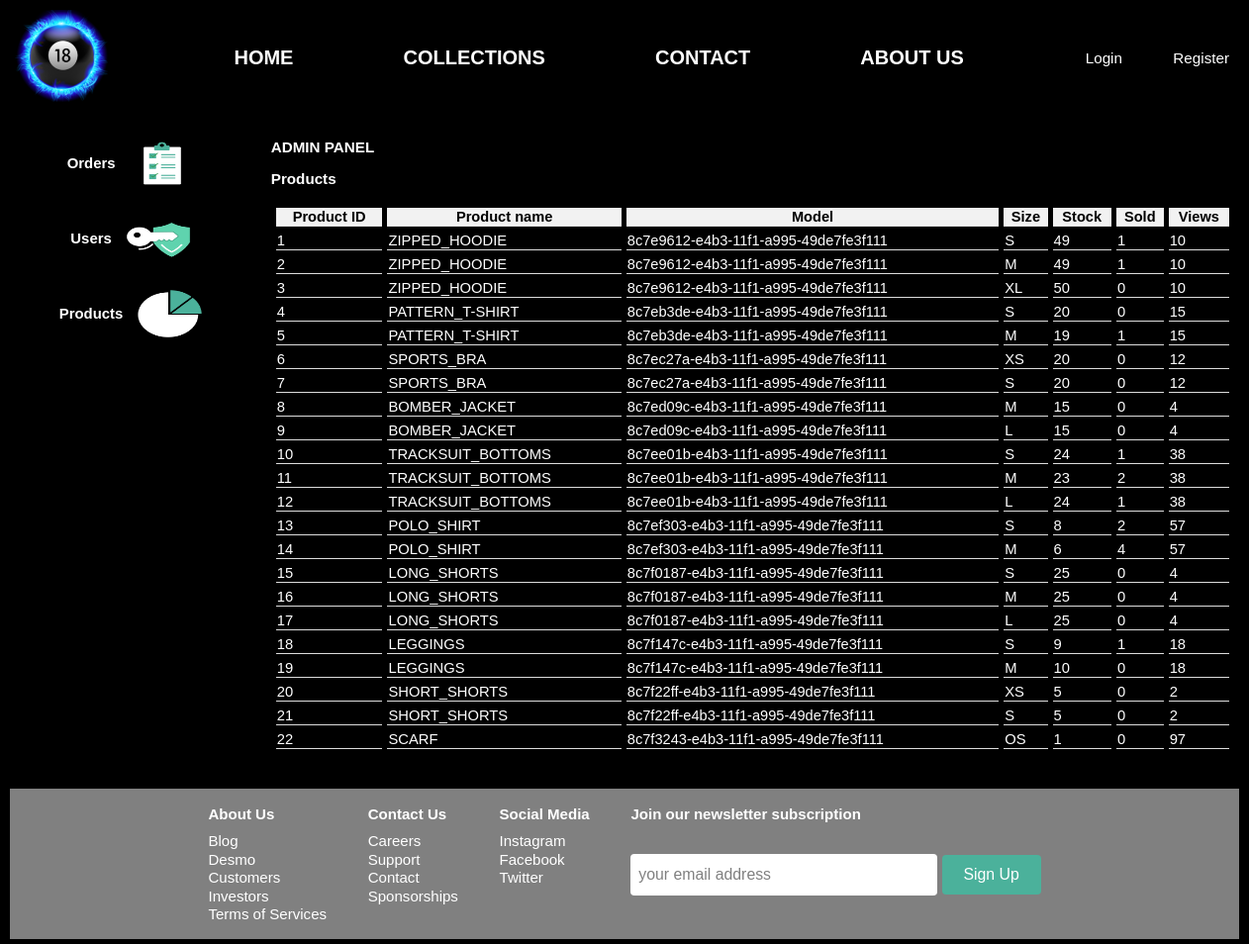
Page /admin/admin.php?admin_tab=products (signed in) on the earlier database version.
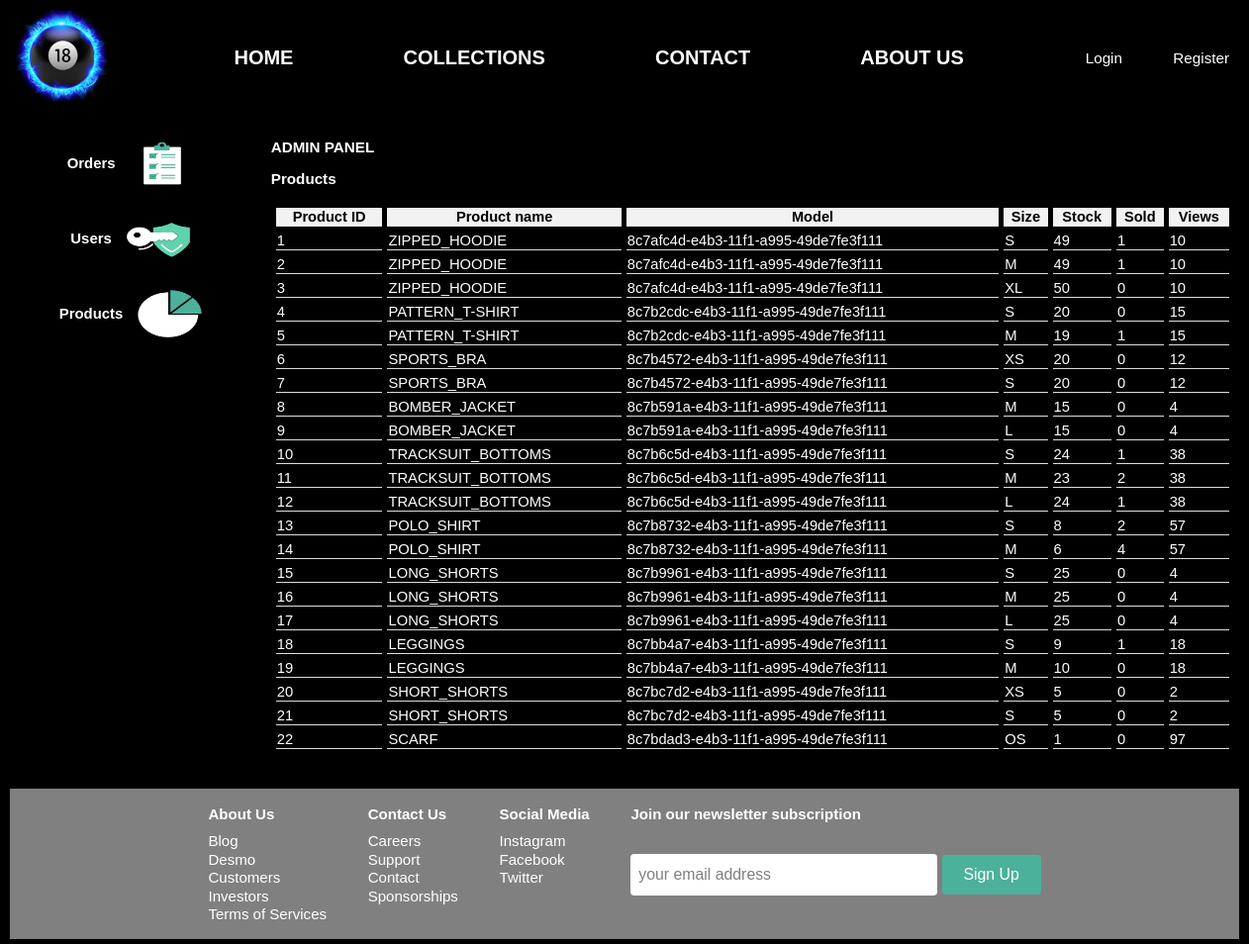
Same page on the later database version.
### tables this page shows
CREATE TABLE products (
    pid SMALLINT UNSIGNED NOT NULL AUTO_INCREMENT,
    model VARCHAR(48) NOT NULL,
    name VARCHAR(128) NOT NULL,
    category VARCHAR(32) NOT NULL,
    color VARCHAR(32),
    size CHAR(3) NOT NULL,                               
    gender CHAR(1) NOT NULL,                             
    price DOUBLE NOT NULL,
    stock INT DEFAULT 0,
    views INT DEFAULT 0,
    bought_all_time BIGINT DEFAULT 0,
    avg_rating DOUBLE DEFAULT 0,
    description TEXT,
    date_time DATETIME DEFAULT NOW(),
    PRIMARY KEY(pid)
);

### admin/scripts/products.php (the view, shortened to what this page needs)
<?php
    $query = "SELECT pid, name, model, size, stock, bought_all_time, views FROM products ORDER BY ";
    if(!isset($_GET['products_sort']))
        $query .=  "pid";
    $sth = $db->prepare($query);
    $sth->execute();
    $products = $sth->fetchAll();
    echo "<table><tr>";
    $headings = array("Product ID", "Product name", "Model", "Size", "Stock", "Sold", "Views");
    $columns = array("pid", "name", "model", "size", "stock", "sold", "views");
    for($i=0;$i<count($headings);$i++)
    {
        echo "<th><a href=\"admin.php?admin_tab=products&products_sort=" . $columns[$i] . "\">" . $headings[$i];
        echo "</a></th>";
    }
    echo "</tr>";
    foreach($products as $tmp)
    {
            echo "<tr>";
            echo "<td>" . $tmp['pid'] . "</td>";
            echo "<td>" . $tmp['name'] . "</td>";
            echo "<td><a href=\"/product/product.php?model=" . $tmp['model'] . "&size=" . $tmp['size'] . "\">" . $tmp['model'] . "</a></td>";
            echo "<td>" . $tmp['size'] . "</td>";
            echo "<td>" . ($tmp['stock'] ? $tmp['stock'] : "Out-of-stock") . "</td>";
            echo "<td>" . $tmp['bought_all_time'] . "</td>";
            echo "<td>" . $tmp['views'] . "</td>";
        echo "</tr>";
    }
    echo "</table>";
?>

Differences in the rows shown:
changed products id 1: model "8c7e9612-e4b3-11f1-a995-49de7fe3f111" → "8c7afc4d-e4b3-11f1-a995-49de7fe3f111"
changed products id 2: model "8c7e9612-e4b3-11f1-a995-49de7fe3f111" → "8c7afc4d-e4b3-11f1-a995-49de7fe3f111"
changed products "XL": model "8c7e9612-e4b3-11f1-a995-49de7fe3f111" → "8c7afc4d-e4b3-11f1-a995-49de7fe3f111"
changed products id 4: model "8c7eb3de-e4b3-11f1-a995-49de7fe3f111" → "8c7b2cdc-e4b3-11f1-a995-49de7fe3f111"
changed products id 5: model "8c7eb3de-e4b3-11f1-a995-49de7fe3f111" → "8c7b2cdc-e4b3-11f1-a995-49de7fe3f111"
changed products id 6: model "8c7ec27a-e4b3-11f1-a995-49de7fe3f111" → "8c7b4572-e4b3-11f1-a995-49de7fe3f111"
changed products id 7: model "8c7ec27a-e4b3-11f1-a995-49de7fe3f111" → "8c7b4572-e4b3-11f1-a995-49de7fe3f111"
changed products id 8: model "8c7ed09c-e4b3-11f1-a995-49de7fe3f111" → "8c7b591a-e4b3-11f1-a995-49de7fe3f111"
changed products id 9: model "8c7ed09c-e4b3-11f1-a995-49de7fe3f111" → "8c7b591a-e4b3-11f1-a995-49de7fe3f111"
changed products id 10: model "8c7ee01b-e4b3-11f1-a995-49de7fe3f111" → "8c7b6c5d-e4b3-11f1-a995-49de7fe3f111"
changed products id 11: model "8c7ee01b-e4b3-11f1-a995-49de7fe3f111" → "8c7b6c5d-e4b3-11f1-a995-49de7fe3f111"
changed products id 12: model "8c7ee01b-e4b3-11f1-a995-49de7fe3f111" → "8c7b6c5d-e4b3-11f1-a995-49de7fe3f111"
changed products id 13: model "8c7ef303-e4b3-11f1-a995-49de7fe3f111" → "8c7b8732-e4b3-11f1-a995-49de7fe3f111"
changed products id 14: model "8c7ef303-e4b3-11f1-a995-49de7fe3f111" → "8c7b8732-e4b3-11f1-a995-49de7fe3f111"
changed products id 15: model "8c7f0187-e4b3-11f1-a995-49de7fe3f111" → "8c7b9961-e4b3-11f1-a995-49de7fe3f111"
changed products id 16: model "8c7f0187-e4b3-11f1-a995-49de7fe3f111" → "8c7b9961-e4b3-11f1-a995-49de7fe3f111"
changed products id 17: model "8c7f0187-e4b3-11f1-a995-49de7fe3f111" → "8c7b9961-e4b3-11f1-a995-49de7fe3f111"
changed products id 18: model "8c7f147c-e4b3-11f1-a995-49de7fe3f111" → "8c7bb4a7-e4b3-11f1-a995-49de7fe3f111"
changed products id 19: model "8c7f147c-e4b3-11f1-a995-49de7fe3f111" → "8c7bb4a7-e4b3-11f1-a995-49de7fe3f111"
changed products id 20: model "8c7f22ff-e4b3-11f1-a995-49de7fe3f111" → "8c7bc7d2-e4b3-11f1-a995-49de7fe3f111"
changed products id 21: model "8c7f22ff-e4b3-11f1-a995-49de7fe3f111" → "8c7bc7d2-e4b3-11f1-a995-49de7fe3f111"
changed products "SCARF": model "8c7f3243-e4b3-11f1-a995-49de7fe3f111" → "8c7bdad3-e4b3-11f1-a995-49de7fe3f111"
